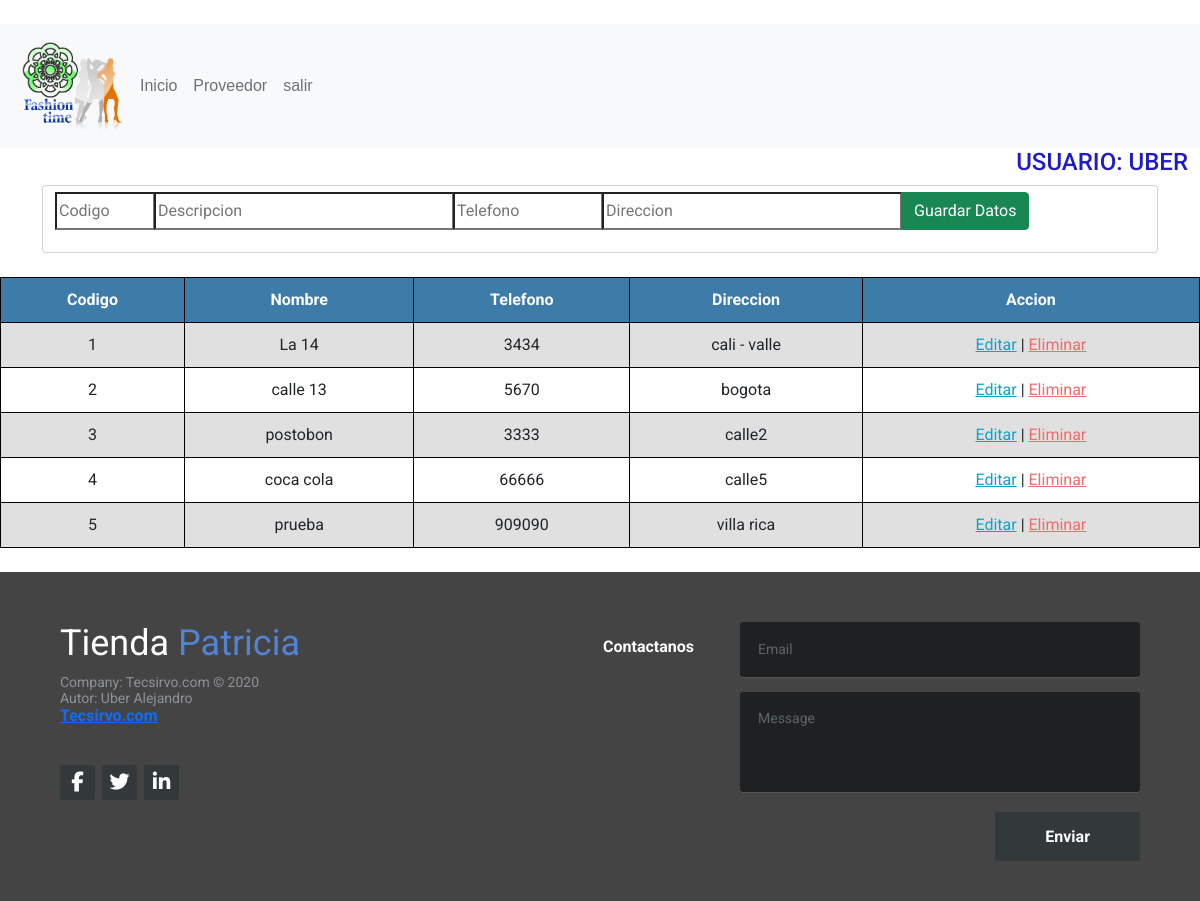
Page /proveedor.php (signed in) on the committed database.
### tables this page shows
CREATE TABLE `proveedor` (
  `id_prov` int(11) NOT NULL,
  `nom_prov` varchar(100) NOT NULL,
  `telefono` varchar(20) NOT NULL,
  `direcion` varchar(100) NOT NULL
);

### proveedor.php (the view, shortened to what this page needs)
<?php
include('./layout/header.php')
?>
<?php
include('./BD/Conexion.php');
?>
<div class="container">
<form action="acciones.php" method="post" class="form-control">
<div class="input-group mb-3">
<input type="number" name="codigo" placeholder="Codigo"
required autofocus placeholder style="width: 100px">
<input type="text" name="nombre" placeholder="Descripcion"
required autofocus placeholder style="width: 300px">
<input type="text" name="telefono" placeholder="Telefono"
required autofocus placeholder style="width: 150px">
<input type="text" name="direccion" placeholder="Direccion"
required autofocus placeholder style="width: 300px">
<input type="submit" name="guardarProveedor" class="btn btn-success" value="Guardar Datos">
</div>
</form>
</div>
  <table>
    <tr>
      <th>Codigo</th>
      <th>Nombre</th>
      <th>Telefono</th>
      <th>Direccion</th>
      <th>Accion</th>
    </tr>
    <?php
    $sql= "SELECT * FROM proveedor ";
    $result = mysqli_query($con, $sql);
    while ($mostar = mysqli_fetch_array($result)) {
    ?>
      <tr>
        <td><?php echo $mostar['id_prov'] ?></td>
        <td><?php echo $mostar['nom_prov'] ?></td>
        <td><?php echo $mostar['telefono'] ?></td>
        <td><?php echo $mostar['direcion'] ?></td>
        <td>
          <a class="link_edit"  href="./editar_productos.php?id=<?php echo $mostar['id_prov'] ?>">Editar</a>
          |
          <a class="link_delete"  href="./acciones.php?id1=<?php echo $mostar['id_prov'] ?>">Eliminar</a>
        </td>
      </tr>
    <?php
    }
    ?>
  </table>
<?php
include('./layout/footer.php')
?>

### layout/header.php (shortened to what this page needs)
<!doctype html>
<html lang="en">
<head>
  <link rel="stylesheet" href="css/style.css">
  <link href="https://cdn.jsdelivr.net/npm/bootstrap@5.1.3/dist/css/bootstrap.min.css" rel="stylesheet">
</head>
<body>
  <br>
  <nav class="navbar navbar-expand-lg navbar-light bg-light">
    <div class="container-fluid">
      <a href="./inicio.php">
        <img class="login__img" src="./img/logo2.png" width="100">
      </a>
      <div class="collapse navbar-collapse" id="navbarNavAltMarkup">
        <div class="navbar-nav">
          <a class="nav-link" aria-current="page" href="./inicio.php">Inicio</a>
          <a class="nav-link" href="./proveedor.php">Proveedor</a>
          <a class="nav-link" href="fin_sesion.php"> salir</a>
        </div>
      </div>
    </div>
  </nav>
  <div class="container-fluid" id="user" >
          <h4>Usuario:  <?php echo utf8_decode($_SESSION["username"])  ?> </h4>
    </div>
</body>
</html>

### layout/footer.php (shortened to what this page needs)
<!doctype html>
<html lang="en">
<head>
    <link rel="stylesheet" href="./css/pie_pagina.css">
    <link href="https://cdn.jsdelivr.net/npm/bootstrap@5.1.3/dist/css/bootstrap.min.css" rel="stylesheet">
</head>
<br>
<body>
    <footer class="footer-distributed">
        <div class="footer-left">
            <h3>Tienda <span>Patricia</span></h3>
            <p class="footer-company-name">Company: Tecsirvo.com © 2020</p>
            <p class="footer-company-name">Autor: Uber Alejandro</p>
            <span><a href="https://tecsirvo.com/">Tecsirvo.com</a></span>
            <div class="footer-icons">
                <a href="#"><i class="fa fa-facebook"></i></a>
                <a href="#"><i class="fa fa-twitter"></i></a>
                <a href="#"><i class="fa fa-linkedin"></i></a>
            </div>
        </div>
        <div class="footer-right">
            <p>Contactanos</p>
            <form action="#" method="post">
                <input type="text" name="email" placeholder="Email">
                <textarea name="message" placeholder="Message"></textarea>
                <button>Enviar</button>
            </form>
        </div>
    </footer>
</body>
</html>

### css/style.css (style rules this page uses)
table { border-collapse: collapse; border: 1px solid black; font-size: 12pt; font-family: 'Arial'; width: 100%; }
table th { text-align: center; border: 1px solid black; padding: 10px; background-color: #3d7ba8; color: #FFF; }
table tr:nth-last-child(odd) { background: rgb(224, 224, 224); }
table td { text-align: center; padding: 10px; border: 1px solid black; }
.link_edit { color: #0ca4ce; }
.link_delete { color: #f26b6b; }
button { color: #f26b6b; }
#user { text-transform: uppercase; color: rgb(31, 28, 196); text-align: right; }
nav a { width:auto; float:right; padding: 10px; font-family:Verdana, Geneva, Tahoma, sans-serif; }

### css/pie_pagina.css (style rules this page uses)
* { font-family: Roboto; }
.footer-distributed { background: #444; box-shadow: 0 1px 1px 0 rgba(0, 0, 0, 0.12); box-sizing: border-box; width: 100%; font: bold 16px sans-serif; text-align: left; padding: 50px 60px 40px; overflow: hidden; }
.footer-distributed .footer-left { float: left; }
.footer-distributed h3 { color: #ffffff; font: normal 36px 'Roboto', cursive; margin: 0 0 10px; }
.footer-distributed h3 span { color: #5383d3; }
.footer-distributed .footer-company-name { color: #8f9296; font-size: 14px; font-weight: normal; margin: 0; }
.footer-distributed .footer-icons { margin-top: 40px; }
.footer-distributed .footer-icons a { display: inline-block; width: 35px; height: 35px; cursor: pointer; background-color: #33383b; border-radius: 2px; font-size: 20px; color: #ffffff; text-align: center; line-height: 35px; margin-right: 3px; margin-bottom: 5px; }
.footer-distributed .footer-right { float: right; }
.footer-distributed .footer-right p { display: inline-block; vertical-align: top; margin: 15px 42px 0 0; color: #ffffff; }
.footer-distributed form { display: inline-block; }
.footer-distributed form input, .footer-distributed form textarea { display: block; border-radius: 3px; box-sizing: border-box; background-color: #1f2022; box-shadow: 0 1px 0 0 rgba(255, 255, 255, 0.1); border: none; resize: none; font: inherit; font-size: 14px; font-weight: normal; color: #d1d2d2; width: 400px; padding: 18px; }
.footer-distributed form input { height: 55px; margin-bottom: 15px; }
.footer-distributed form textarea { height: 100px; margin-bottom: 20px; }
.footer-distributed form button { border-radius: 3px; background-color: #33383b; color: #ffffff; border: 0; padding: 15px 50px; font-weight: bold; float: right; }

### rows in the picture
proveedor: id_prov "1", nom_prov "La 14", telefono "3434", direcion "cali - valle"
proveedor: id_prov "2", nom_prov "calle 13", telefono "5670", direcion "bogota"
proveedor: id_prov "3", nom_prov "postobon", telefono "3333", direcion "calle2"
proveedor: id_prov "4", nom_prov "coca cola", telefono "66666", direcion "calle5"
proveedor: id_prov "5", nom_prov "prueba", telefono "909090", direcion "villa rica"

### other values in the picture
utf8_decode($_SESSION["username"]) "UBER"
